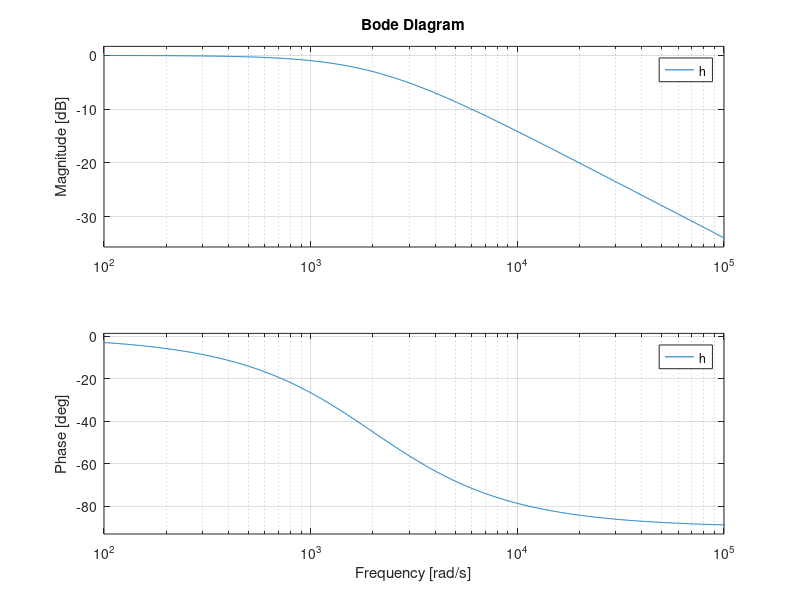

Write MATLAB code to recreate this figure.
fig=figure('Name','Autor Nicolas David Pastran','NumberTitle','off','Color','white','position',[250 200 850 400]);       
cla('reset')
T=1/2000;
dem=[T 1];
num=1;
h=tf(num,dem);
bode(h);
grid on;
